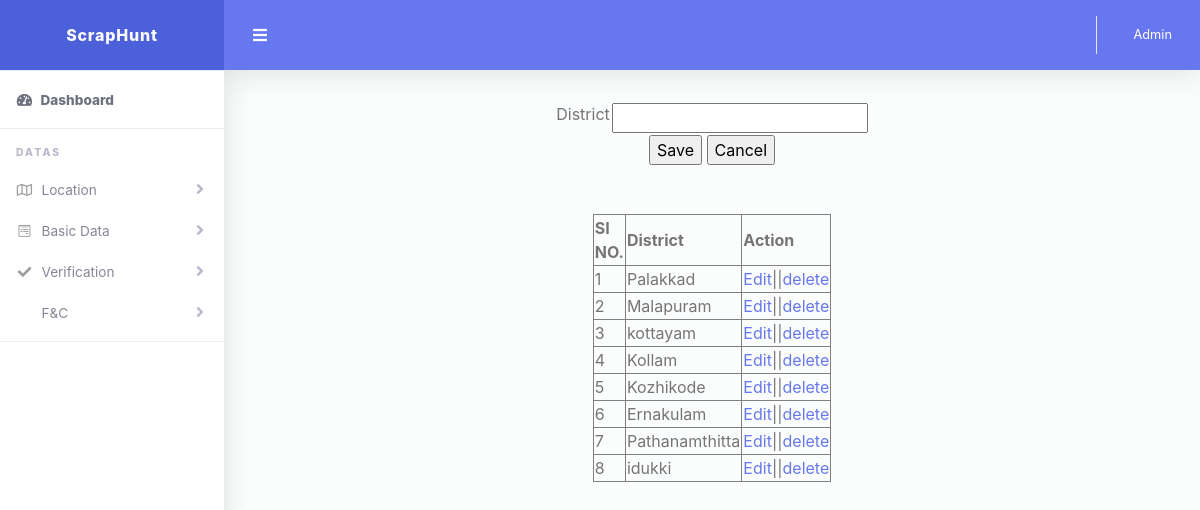
/Admin/District.php (signed in), run on the app's committed database.
### tables this page shows
CREATE TABLE `tbl_district` (
  `district_id` int(11) NOT NULL,
  `district_name` varchar(50) NOT NULL
);

### web/Admin/District.php (the view, shortened to what this page needs)
<!DOCTYPE html PUBLIC "-//W3C//DTD XHTML 1.0 Transitional//EN" "http://www.w3.org/TR/xhtml1/DTD/xhtml1-transitional.dtd">
<html xmlns="http://www.w3.org/1999/xhtml">
<head>
</head>
<body>
<?php
 include("Head.php");
		?>
        <?php
$id = "";
$dist = "";
?>
<form id="form1" name="form1" method="post" action="">
  <table width="200" border="0" align="center">
    <tr>
      <td>District</td>
      <td><label for="txt_district"></label>
      <input type="text" name="txt_district" id="txt_district" value="<?php echo $dist ?>" />
      <input type="hidden" name="txt_hid" value="<?php echo $id ?>"/></td>
    </tr>
    <tr>
      <td colspan="2" align="center"><input name="btn_save" type="submit" value="Save" />
      <input type="reset" name="btn_cancel" id="btn_cancel" value="Cancel" /></td>
    </tr>
  </table>
  <br /><br />
  <table width="200" border="1" align="center">
    <tr>
      <th>SI NO.</th>
      <th>District</th>
      <th>Action</th>
    </tr>
    <?php
		$i = 0;
		$selQry = "select * from tbl_district";
		$row = $Conn->query($selQry);
		while($data=$row->fetch_assoc())
		{
			$i++;
	?>
    <tr>
      <td><?php echo $i ?></td>
      <td><?php echo $data["district_name"]?></td>
      <td><a href="District.php?sid=<?php echo $data["district_id"]?>">Edit</a>||<a href="District.php?did=<?php echo $data["district_id"]?>">delete</a></td>
    </tr>
    <?php
		}
		?>
  </table>
</form>
</body>
<?php
include("Foot.php");
?>
</html>

### web/Admin/Head.php (shortened to what this page needs)
<!DOCTYPE html>
<html lang="en">
<head>
  <link href="../Assets/Templates/Admin/vendor/fontawesome-free/css/all.min.css" rel="stylesheet" type="text/css">
  <link href="../Assets/Templates/Admin/vendor/bootstrap/css/bootstrap.min.css" rel="stylesheet" type="text/css">
  <link href="../Assets/Templates/Admin/css/ruang-admin.min.css" rel="stylesheet">
</head>
<body id="page-top">
  <div id="wrapper">
    <ul class="navbar-nav sidebar sidebar-light accordion" id="accordionSidebar">
      <a class="sidebar-brand d-flex align-items-center justify-content-center" href="index.html">
        <div class="sidebar-brand-text mx-3">ScrapHunt</div>
      </a>
      <hr class="sidebar-divider my-0">
      <li class="nav-item active">
        <a class="nav-link" href="Homepage.php">
          <i class="fas fa-fw fa-tachometer-alt"></i>
          <span>Dashboard</span></a>
      </li>
      <hr class="sidebar-divider">
      <div class="sidebar-heading">
        Datas
      </div>
      <li class="nav-item">
        <a class="nav-link collapsed" href="#" data-toggle="collapse" data-target="#collapseBootstrap"
          aria-expanded="true" aria-controls="collapseBootstrap">
          <i class="far fa-fw fa-map"></i>
          <span>Location</span>
        </a>
      </li>
      <li class="nav-item">
        <a class="nav-link collapsed" href="#" data-toggle="collapse" data-target="#collapseForm" aria-expanded="true"
          aria-controls="collapseForm">
          <i class="fab fa-fw fa-wpforms"></i>
          <span>Basic Data</span>
        </a>
      </li>
      <li class="nav-item">
        <a class="nav-link collapsed" href="#" data-toggle="collapse" data-target="#collapseTable" aria-expanded="true"
          aria-controls="collapseTable">
          <i class="fas fa-fw fa-check"></i>
          <span>Verification</span>
        </a>
      </li>
      <li class="nav-item">
        <a class="nav-link collapsed" href="#" data-toggle="collapse" data-target="#collapseFC" aria-expanded="true"
          aria-controls="collapseFC">
          <i class="fab fa-fw fa-comments"></i>
          <span>F&C</span>
        </a>
      </li>
      <hr class="sidebar-divider">
    </ul>
    <div id="content-wrapper" class="d-flex flex-column">
      <div id="content">
        <nav class="navbar navbar-expand navbar-light bg-navbar topbar mb-4 static-top">
          <button id="sidebarToggleTop" class="btn btn-link rounded-circle mr-3">
            <i class="fa fa-bars"></i>
          </button>
          <ul class="navbar-nav ml-auto">
            <li class="nav-item dropdown no-arrow">
              <a class="nav-link dropdown-toggle" href="#" id="userDropdown" role="button" data-toggle="dropdown"
                aria-haspopup="true" aria-expanded="false">
                <span class="ml-2 d-none d-lg-inline text-white small"><?php echo $_SESSION["aname"] ?></span>
              </a>
            </li>
          </ul>
        </nav>
        <div class="container-fluid" id="container-wrapper">

### web/Admin/Foot.php (shortened to what this page needs)
</body>
</html>

### data on the page
tbl_district: district_name "Palakkad"
tbl_district: district_name "Malapuram"
tbl_district: district_name "kottayam"
tbl_district: district_name "Kollam"
tbl_district: district_name "Kozhikode"
tbl_district: district_name "Ernakulam"
tbl_district: district_name "Pathanamthitta"
tbl_district: district_name "idukki"

### other printed values
$_SESSION["aname"] "Admin"
